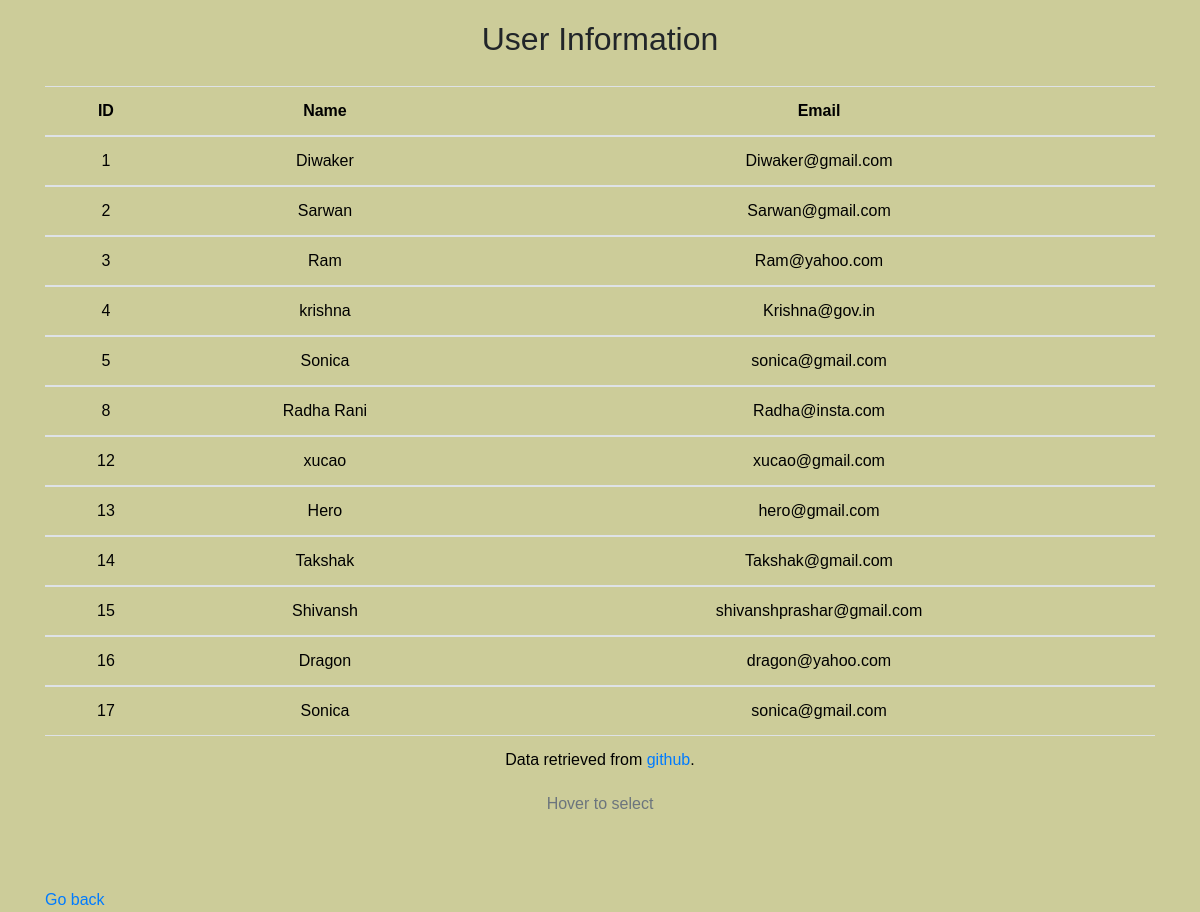
The page /page3 on the database its author committed.
### tables this page shows
CREATE TABLE "student" (
	"ID"	INTEGER NOT NULL,
	"Name"	TEXT NOT NULL,
	"Email"	TEXT NOT NULL, Password MD5,
	PRIMARY KEY("ID")
);

### app.py (the view)
@app.route("/page3")
def view():
	con = sqlite3.connect("employee.db")
	con.row_factory = sqlite3.Row
	cur = con.cursor()
	cur.execute("select * from Student")
	rows = cur.fetchall()
	return render_template("page3.html",rows = rows)

### templates/page3.html (shortened to what this page needs)
<!DOCTYPE html>
<html lang="en" dir="ltr">
  <head>
    <link rel="stylesheet" href="https://cdn.jsdelivr.net/npm/bootstrap@4.6.0/dist/css/bootstrap.min.css">
    <link rel="stylesheet" type="text/css" href="{{ url_for('static', filename='style.css') }}">
  </head>
  <body style="background:#CCCC99;">
      <h2 class="text-center">User Information</h2>
<div class="container">
  <div class="row">
    <div class="col-md-12">
      <div class="table-responsive" data-pattern="priority-columns">
        <table style="color:black;" class="table table table-hover">
          <caption class="text-center">Hover to select</caption>
          <thead>
            <tr>
              <th data-priority="1">ID</th>
              <th data-priority="2">Name</th>
              <th data-priority="3">Email</th>
            </tr>
          </thead>
          {% for row in rows %}
          <tbody>
            <tr class="text-center">
              <td>{{row["ID"]}}</td>
              <td>{{row["Name"]}}</td>
              <td>{{row["Email"]}}</td>
            </tr>
            {% endfor %}
          </tbody>
          <tfoot>
            <tr>
              <td colspan="5" class="text-center">Data retrieved from <a href="https://github.com/Diwakerprashar/Hello_world" target="_blank">github</a>.</td>
          </tfoot>
        </table>
        <br><br><a href="/page2"> Go back</a>
      </div>
    </div>
  </div>
</div>
  </body>
</html>

### static/style.css (style rules this page uses)
.container { border: 0 solid black; }
.row { border: 0 solid green; }
body { margin: 0; padding: 0; font-family: sans-serif; background: linear-gradient(to right, #b92b27, #1565c0) }
h2 { text-align: center; padding: 20px 0; }
table caption { padding: .5em 0; }
table th { text-align: center; }

### rows shown on the page
student: ID "1", Name "Diwaker", Email "Diwaker@gmail.com"
student: ID "2", Name "Sarwan", Email "Sarwan@gmail.com"
student: ID "3", Name "Ram", Email "Ram@yahoo.com"
student: ID "4", Name "krishna", Email "Krishna@gov.in"
student: ID "5", Name "Sonica", Email "sonica@gmail.com"
student: ID "8", Name "Radha Rani", Email "Radha@insta.com"
student: ID "12", Name "xucao", Email "xucao@gmail.com"
student: ID "13", Name "Hero", Email "hero@gmail.com"
student: ID "14", Name "Takshak", Email "Takshak@gmail.com"
student: ID "15", Name "Shivansh", Email "shivanshprashar@gmail.com"
student: ID "16", Name "Dragon", Email "dragon@yahoo.com"
student: ID "17", Name "Sonica", Email "sonica@gmail.com"
